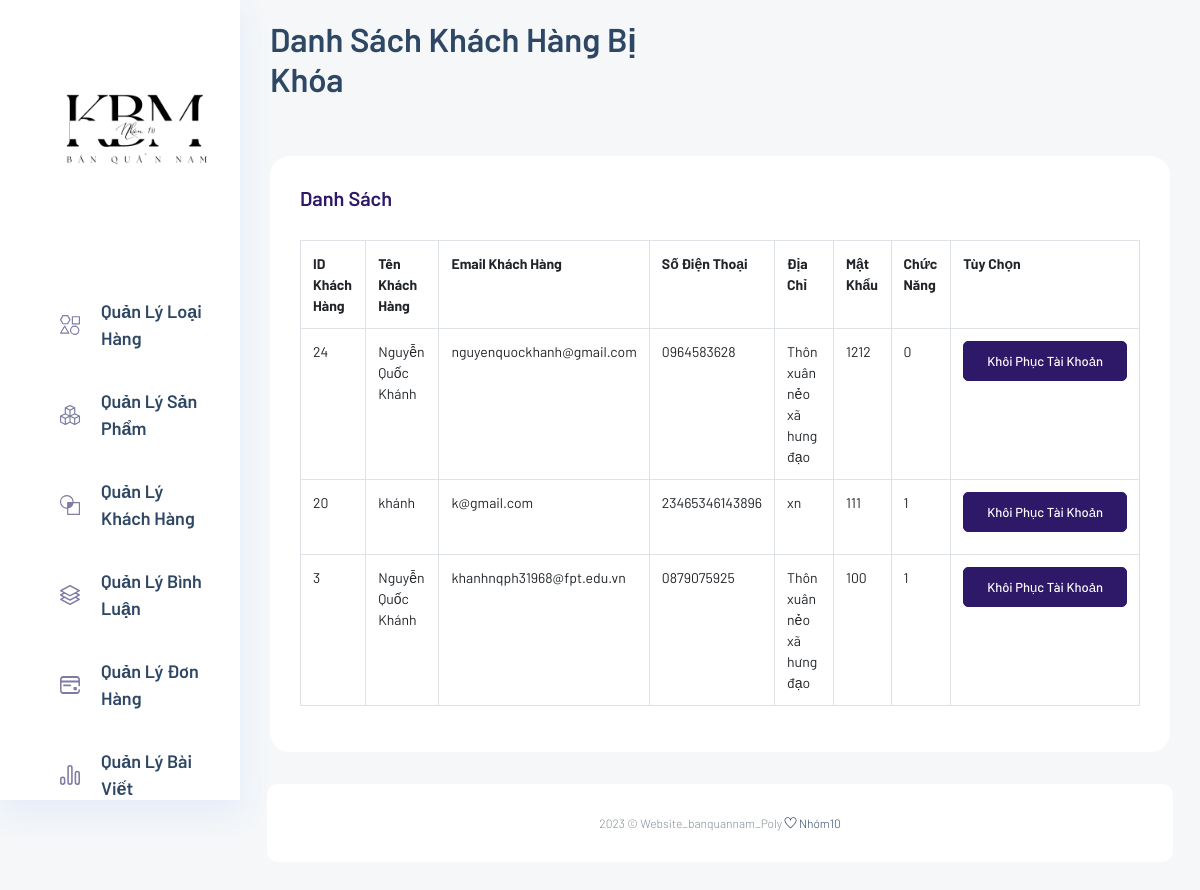
The app's page /TrangAdmin/admin/index.php?act=khoiphuctaikhoan with its own data.
### tables this page shows
CREATE TABLE `users` (
  `id_user` int(11) NOT NULL,
  `name_user` varchar(200) NOT NULL,
  `email` varchar(200) NOT NULL,
  `phone` varchar(200) NOT NULL,
  `address` varchar(200) NOT NULL,
  `password` varchar(200) NOT NULL,
  `role_user` tinyint(1) NOT NULL,
  `softdlt_user` tinyint(1) NOT NULL DEFAULT 0
);

### model/pdo.php (called while the page is built, shortened)
<?php
function pdo_get_connection()
{
    $servername = "localhost";
    $username = "root";
    $password = "";
    try {
        $conn = new PDO("mysql:host=$servername;dbname=db_duanmot", $username, $password);
        $conn->setAttribute(PDO::ATTR_ERRMODE, PDO::ERRMODE_EXCEPTION);
        return $conn;
    } catch (PDOException $e) {
        echo "Connection failed: " . $e->getMessage();
    }
}
function pdo_query($sql)
{
    $sql_args = array_slice(func_get_args(), 1);
    try {
        $conn = pdo_get_connection();
        $stmt = $conn->prepare($sql);
        $stmt->execute($sql_args);
        $rows = $stmt->fetchAll();
        return $rows;
    } catch (PDOException $e) {
        throw $e;
    } finally {
        unset($conn);
    }
}

### model/users.php (called while the page is built, shortened)
<?php
function loadall_users_thungrac()
{
    $sql = "SELECT * FROM users WHERE softdlt_user = 1 ORDER BY id_user desc";
    $list_users = pdo_query($sql);
    return $list_users;
}
?>

### TrangAdmin/admin/khachhang/thungrac.php (the view, shortened to what this page needs)
<section class="main_content dashboard_part">
    <div class="main_content_iner ">
        <div class="container-fluid p-0">
            <div class="row justify-content-center">
                <div class="col-12">
                    <div class="dashboard_header mb_50">
                        <div class="row">
                            <div class="col-lg-6">
                                <div class="dashboard_header_title">
                                    <h3>Danh Sách Khách Hàng Bị Khóa</h3>
                                </div>
                            </div>
                        </div>
                    </div>
                </div>
                <div class="col-lg-12">
                    <div class="white_box mb_30">
                        <div class="box_header ">
                            <div class="main-title">
                                <h3 class="mb-0">Danh Sách</h3>
                            </div>
                        </div>
                        <table class="table table-bordered">
                            <thead>
                                <tr>
                                    <th scope="col">ID Khách Hàng </th>
                                    <th scope="col">Tên Khách Hàng</th>
                                    <th scope="col">Email Khách Hàng</th>
                                    <th scope="col">Số Điện Thoại</th>
                                    <th scope="col">Địa Chỉ</th>
                                    <th scope="col">Mật Khẩu</th>
                                    <th scope="col">Chức Năng</th>
                                    <th scope="col">Tùy Chọn</th>
                                </tr>
                            </thead>
                            <tbody>
                                <?php
                                foreach ($list_users as $user) {
                                    extract($user);
                                    $khoiphucuser = "index.php?act=khoiphuctaikhoan&id_user=" . $id_user;
                                    echo '
                                    <tr>
                                        <td>' . $id_user . ' </td>
                                        <td>' . $name_user . ' </td>
                                        <td>' . $email . ' </td>
                                        <td>' . $phone . ' </td>
                                        <td>' . $address . ' </td>
                                        <td>' . $password . ' </td>
                                        <td>' . $role_user . ' </td>
                                        <td>
                                                <div class="add_button mb_10">
                                                    <a href="' . $khoiphucuser . '"> <input type="button" class="btn_1" value="Khôi Phục Tài Khoản"></a>
                                                </div>
                                            </td>
                                    </tr>
                                    ';
                                }
                                ?>
                            </tbody>
                        </table>
                    </div>
                </div>
            </div>
        </div>

### records on screen
users: id_user "24", name_user "Nguyễn Quốc Khánh", email "nguyenquockhanh@gmail.com", phone "0964583628", address "Thôn xuân nẻo xã hưng đạo", password "1212", role_user "0"
users: id_user "20", name_user "khánh", email "k@gmail.com", phone "23465346143896", address "xn", password "111", role_user "1"
users: id_user "3", name_user "Nguyễn Quốc Khánh", email "khanhnqph31968@fpt.edu.vn", phone "0879075925", address "Thôn xuân nẻo xã hưng đạo", password "100", role_user "1"
